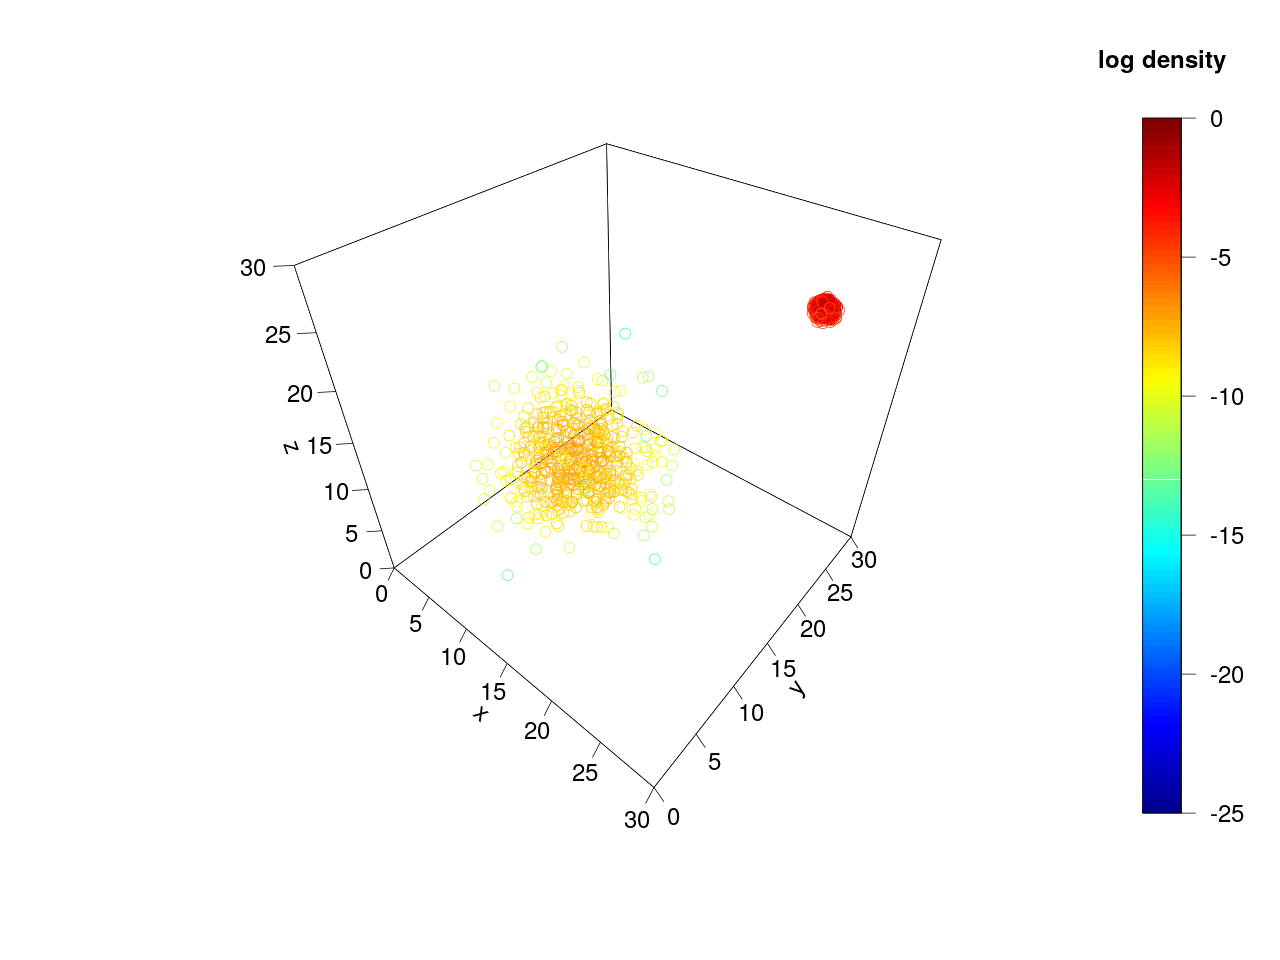

Recreate this plot in R.
library(plot3D)
library(mvtnorm)

major_cov_matrix = matrix(c(
  9.0, 0.0, 0.0,
  0.0, 9.0, 0.0,
  0.0, 0.0, 9.0), nrow = 3)

minor_cov_matrix = matrix(c(
  1.0 / 9.0, 0.0, 0.0,
  0.0, 1.0 / 9.0, 0.0,
  0.0, 0.0, 1.0 / 9.0), nrow = 3)

major_means = c(12.0, 12.0, 12.0)
minor_means = c(25.0, 25.0, 25.0)

major_samples = rmvnorm(500, mean = major_means, sigma = major_cov_matrix)
minor_samples = rmvnorm(500, mean = minor_means, sigma = minor_cov_matrix)

major_samples_df = data.frame(major_samples)
minor_samples_df = data.frame(minor_samples)

colnames(major_samples_df) = c("x", "y", "z")
colnames(minor_samples_df) = c("x", "y", "z")

major_samples_df$component = "major"
minor_samples_df$component = "minor"

mixture_samples_df = rbind(major_samples_df, minor_samples_df)

sample_densities = dmvnorm(rbind(major_samples, minor_samples), mean = major_means, sigma = major_cov_matrix) * 0.5 +
          dmvnorm(rbind(major_samples, minor_samples), mean = minor_means, sigma = minor_cov_matrix) * 0.5

mixture_samples_df$log_density = log(sample_densities)

png(filename = "random_samples.png", width = 1280, height = 960, pointsize = 24)

scatter3D(mixture_samples_df$x, mixture_samples_df$y, mixture_samples_df$z, colvar = mixture_samples_df$log_density, xlim = c(0, 30), ylim = c(0, 30), zlim = c(0, 30), clim = c(-25, 0), clab = "log density", ticktype = "detailed")

dev.off()
